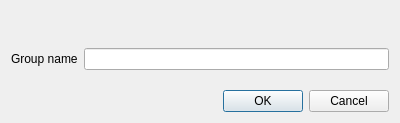
<?xml version="1.0" encoding="UTF-8"?>
<ui version="4.0">
 <class>addConstantsGroupWindow</class>
 <widget class="QDialog" name="addConstantsGroupWindow">
  <property name="geometry">
   <rect>
    <x>0</x>
    <y>0</y>
    <width>400</width>
    <height>123</height>
   </rect>
  </property>
  <property name="windowTitle">
   <string>Add Constants Group</string>
  </property>
  <layout class="QVBoxLayout" name="verticalLayout">
   <item>
    <spacer name="verticalSpacer_2">
     <property name="orientation">
      <enum>Qt::Vertical</enum>
     </property>
     <property name="sizeHint" stdset="0">
      <size>
       <width>20</width>
       <height>40</height>
      </size>
     </property>
    </spacer>
   </item>
   <item>
    <layout class="QHBoxLayout" name="horizontalLayout">
     <item>
      <widget class="QLabel" name="label_2">
       <property name="text">
        <string>Group name</string>
       </property>
      </widget>
     </item>
     <item>
      <widget class="QLineEdit" name="lineEdit"/>
     </item>
    </layout>
   </item>
   <item>
    <spacer name="verticalSpacer">
     <property name="orientation">
      <enum>Qt::Vertical</enum>
     </property>
     <property name="sizeHint" stdset="0">
      <size>
       <width>20</width>
       <height>16</height>
      </size>
     </property>
    </spacer>
   </item>
   <item>
    <widget class="QDialogButtonBox" name="buttonBox">
     <property name="orientation">
      <enum>Qt::Horizontal</enum>
     </property>
     <property name="standardButtons">
      <set>QDialogButtonBox::Cancel|QDialogButtonBox::Ok</set>
     </property>
    </widget>
   </item>
  </layout>
 </widget>
 <resources/>
 <connections>
  <connection>
   <sender>buttonBox</sender>
   <signal>accepted()</signal>
   <receiver>addConstantsGroupWindow</receiver>
   <slot>accept()</slot>
   <hints>
    <hint type="sourcelabel">
     <x>248</x>
     <y>254</y>
    </hint>
    <hint type="destinationlabel">
     <x>157</x>
     <y>274</y>
    </hint>
   </hints>
  </connection>
  <connection>
   <sender>buttonBox</sender>
   <signal>rejected()</signal>
   <receiver>addConstantsGroupWindow</receiver>
   <slot>reject()</slot>
   <hints>
    <hint type="sourcelabel">
     <x>316</x>
     <y>260</y>
    </hint>
    <hint type="destinationlabel">
     <x>286</x>
     <y>274</y>
    </hint>
   </hints>
  </connection>
 </connections>
</ui>
